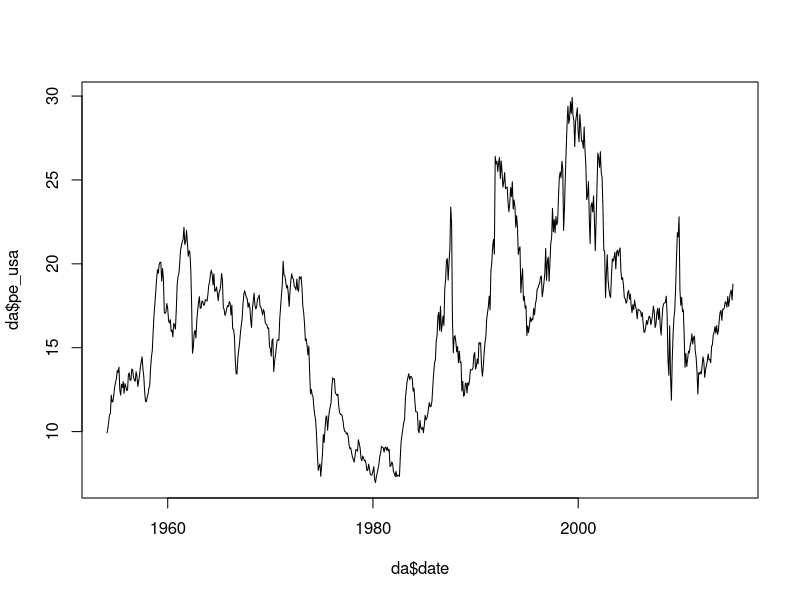
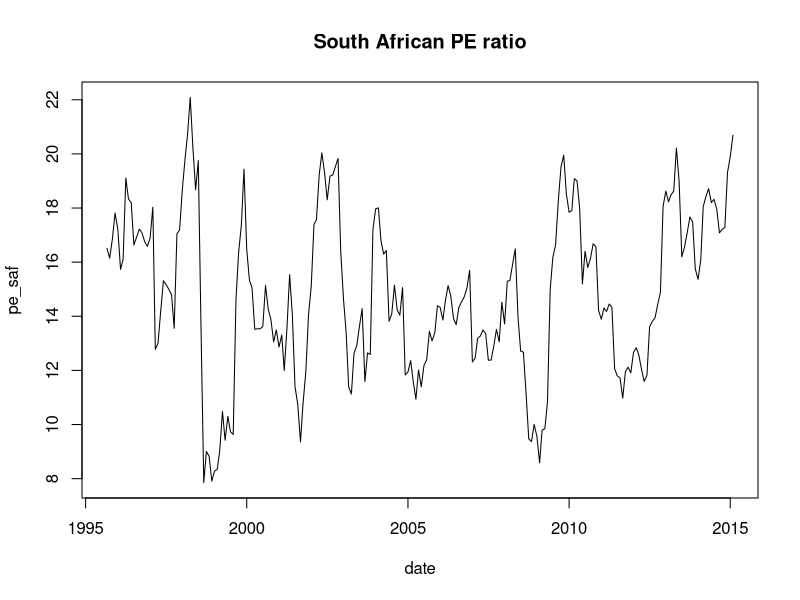
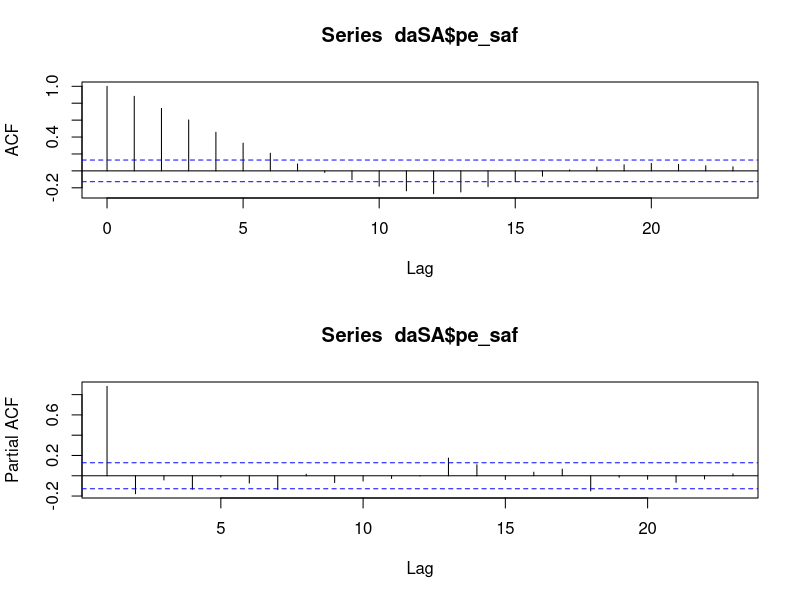
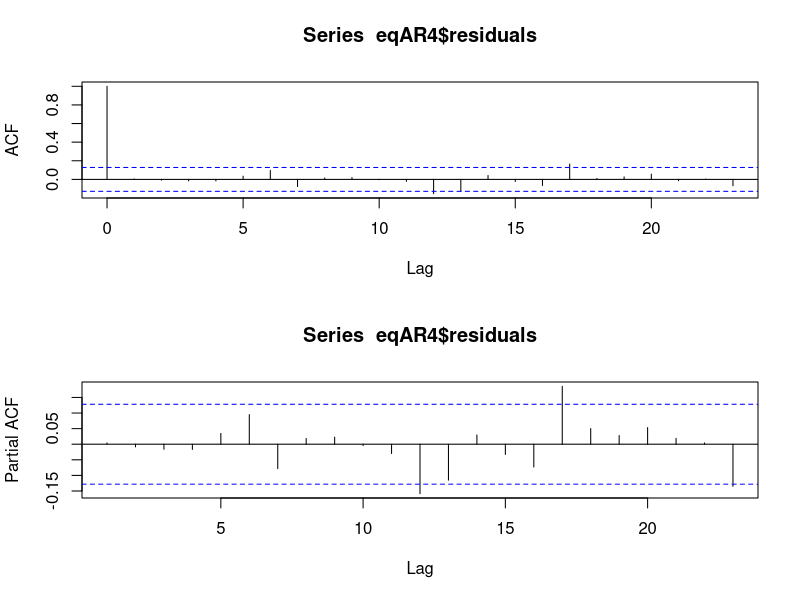
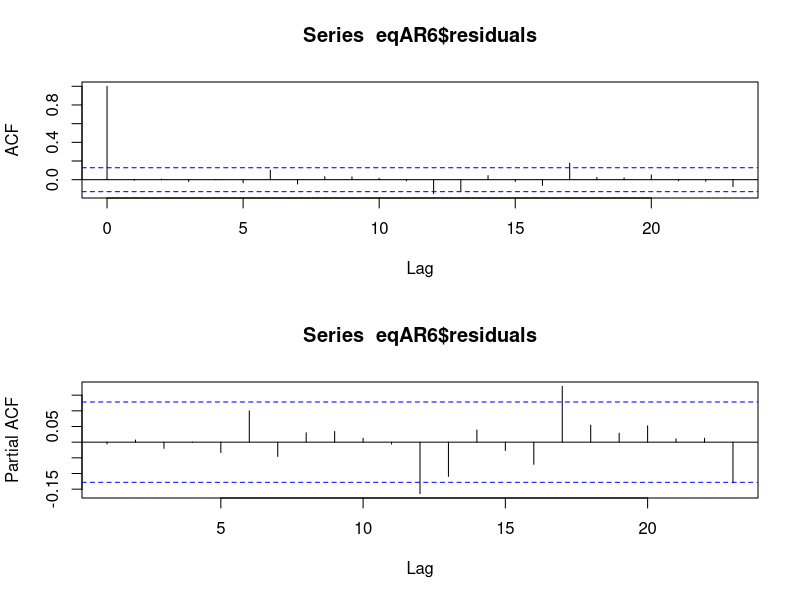
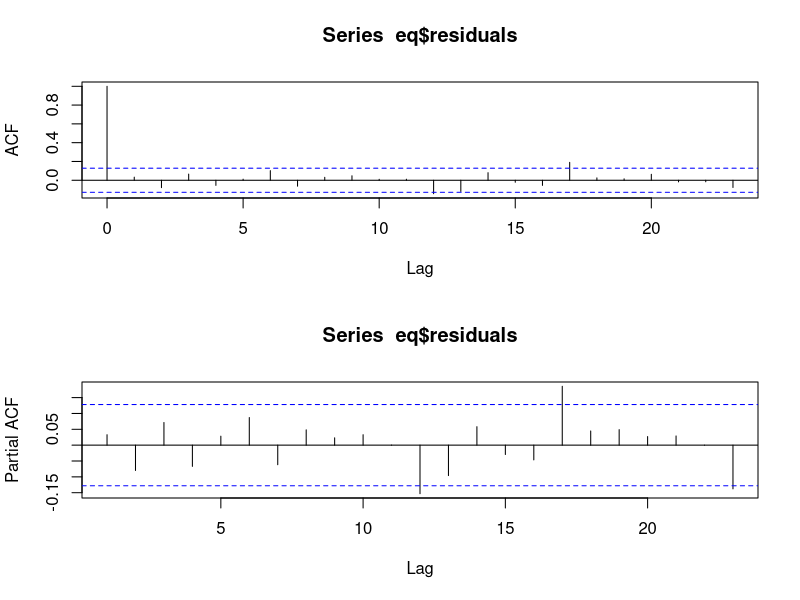
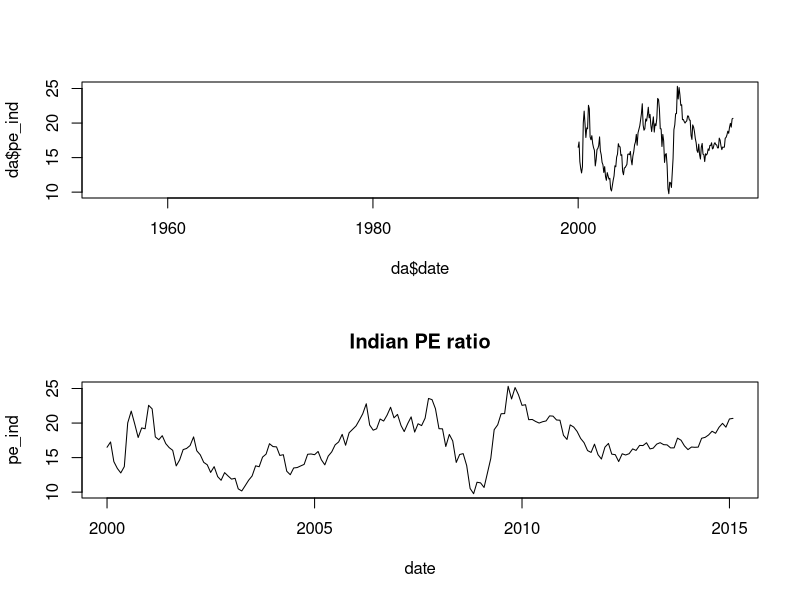
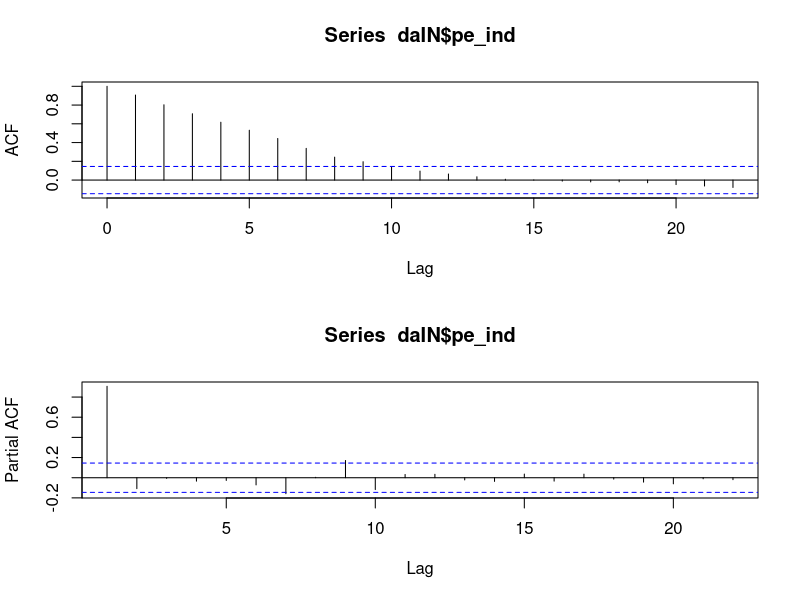

Reproduce these figures in R, in order. (Note: this script raises an error after producing the figures.)
# Session 6 looking ar real world data
library(forecast)
da <- read.csv('Data/Module3_data/PE_Ratios.csv')
head(da)
# create a date object. 
da$date <- as.Date(da[,1], format = '%Y-%m-%d')
plot(da$date, da$pe_usa, type = 'l')
daSA <- subset(da, da$date >= '1995-09-01', select = c(date, pe_saf))
head(daSA)
plot(daSA, type = 'l', main = "South African PE ratio")
# Looks stationary
par(mfrow = c(2, 1))
print(acf(daSA$pe_saf))
pacf(daSA$pe_saf)
# Suggestion is AR4? 
eqAR4 <- arima(daSA$pe_saf, order = c(4, 0, 0))
print(eqAR4)
acf(eqAR4$residuals)
pacf(eqAR4$residuals)
eqAR6 <- arima(daSA$pe_saf, order = c(6, 0, 0))
print(eqAR6)
acf(eqAR6$residuals)
pacf(eqAR6$residuals)
eqARMA61 <- arima(daSA$pe_saf, order = c(6, 0, 1))
print(eqARMA61)
# The AR4 has the lowest AIC and SBC. 
eq <- auto.arima(daSA$pe_saf)
summary(eq)
# Now looks like ARMA(2, 1)
acf(eq$residuals)
pacf(eq$residuals)
#-----------------------------
# Now apply this to the indian data to get the answers questions

library(forecast)
da <- read.csv('Data/Module3_data/PE_Ratios.csv')
head(da)
# create a date object. 
da$date <- as.Date(da[,1], format = '%Y-%m-%d')
plot(da$date, da$pe_ind, type = 'l')
daIN <- subset(da, da$date >= '2000-01-01', select = c(date, pe_ind))
head(daIN)
plot(daIN, type = 'l', main = "Indian PE ratio")
# Looks stationary
par(mfrow = c(2, 1))
print(acf(daIN$pe_ind))
print(pacf(daIN$pe_ind))
# Suggestion is AR4? 
eqAR4 <- arima(daIN$pe_ind, order = c(4, 0, 0))
print(eqAR4)
acf(eqAR4$residuals)
pacf(eqAR4$residuals)
eqAR6 <- arima(daSIN$pe_ind, order = c(6, 0, 0))
print(eqAR6)
acf(eqAR6$residuals)
pacf(eqAR6$residuals)
eqARMA61 <- arima(daIN$pe_ind, order = c(6, 0, 1))
print(eqARMA61)
# The AR4 has the lowest AIC and SBC. 
eq <- auto.arima(daIN$pe_ind, stationary = TRUE)
summary(eq)
# Now looks like ARMA(2, 1)
acf(eq$residuals)
pacf(eq$residuals)